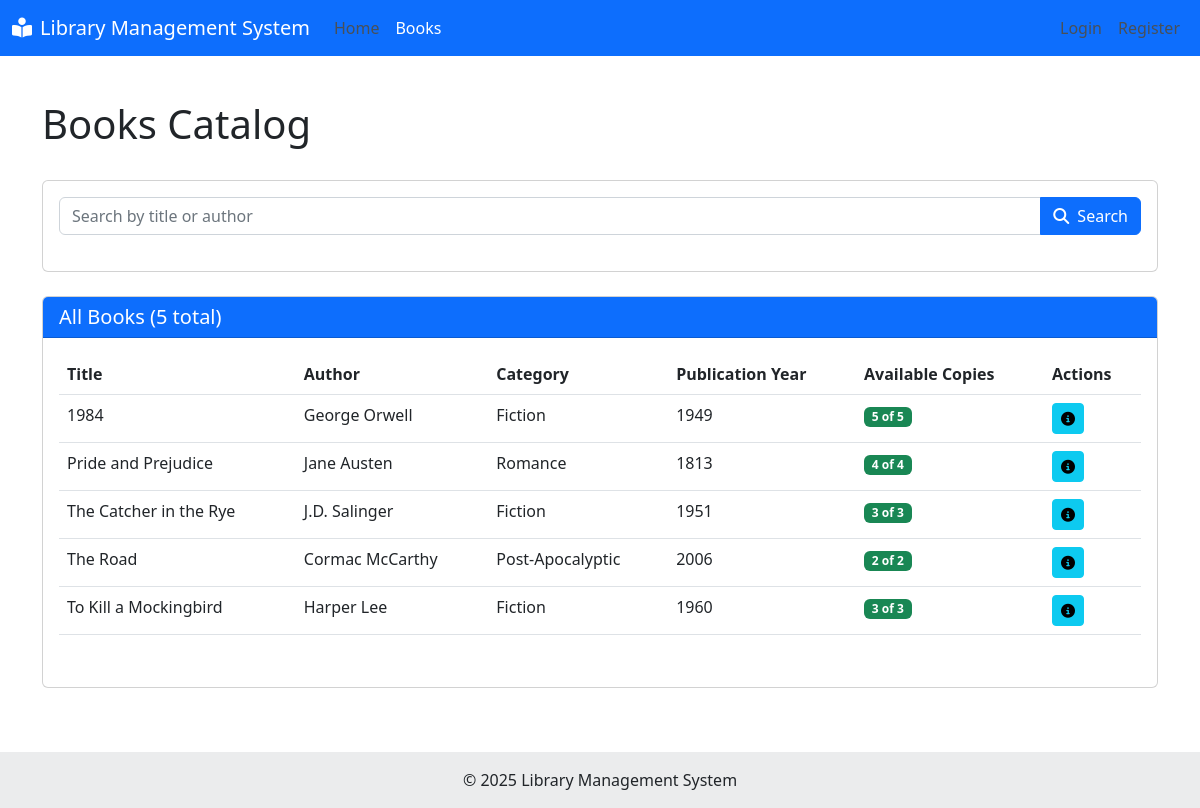
The page /books.php on the database its author committed.
### tables this page shows
CREATE TABLE books (
    id INT AUTO_INCREMENT PRIMARY KEY,
    isbn VARCHAR(20) NOT NULL UNIQUE,
    title VARCHAR(255) NOT NULL,
    author VARCHAR(100) NOT NULL,
    category VARCHAR(50),
    publication_year INT,
    publisher VARCHAR(100),
    total_copies INT NOT NULL DEFAULT 1,
    available_copies INT NOT NULL DEFAULT 1,
    created_at TIMESTAMP DEFAULT CURRENT_TIMESTAMP
);

### includes/auth.php (called while the page is built, shortened)
<?php
class Auth {
    public function isLoggedIn() {
        return isset($_SESSION['user_id']);
    }
}

### models/Book.php (called while the page is built, shortened)
<?php
class Book {
    private $conn;
    private $table_name = "books";
    public function __construct($db) {
        $this->conn = $db;
    }
    public function readAll($page = 1, $records_per_page = 10) {
        $offset = ($page - 1) * $records_per_page;
        $query = "SELECT * FROM " . $this->table_name . " ORDER BY title LIMIT :limit OFFSET :offset";
        $stmt = $this->conn->prepare($query);
        $stmt->bindParam(':limit', $records_per_page, PDO::PARAM_INT);
        $stmt->bindParam(':offset', $offset, PDO::PARAM_INT);
        $stmt->execute();
        return $stmt;
    }
    public function countAll() {
        $query = "SELECT COUNT(*) as total_books FROM " . $this->table_name;
        $stmt = $this->conn->prepare($query);
        $stmt->execute();
        $row = $stmt->fetch(PDO::FETCH_ASSOC);
        return $row['total_books'];
    }
}

### books.php (the view, shortened to what this page needs)
<?php
include_once 'includes/header.php';
require_once 'models/Book.php';
$database = new Database();
$db = $database->getConnection();
$book = new Book($db);
$page = isset($_GET['page']) ? (int)$_GET['page'] : 1;
$records_per_page = 10;
$search = isset($_GET['search']) ? trim($_GET['search']) : '';
if (!empty($search)) {
    $stmt = $book->search($search);
    $total_rows = $stmt->rowCount();
} else {
    $stmt = $book->readAll($page, $records_per_page);
    $total_rows = $book->countAll();
}
?>
<div class="container mt-4">
    <div class="d-flex justify-content-between align-items-center mb-4">
        <h1>Books Catalog</h1>
    </div>
    <div class="card mb-4">
        <div class="card-body">
            <form action="books.php" method="GET" class="search-form">
                <div class="input-group">
                    <input type="text" class="form-control" name="search" placeholder="Search by title or author" value="<?php echo htmlspecialchars($search); ?>">
                    <button class="btn btn-primary" type="submit">
                        <i class="fas fa-search me-2"></i>Search
                    </button>
                </div>
            </form>
        </div>
    </div>
    <?php if($stmt->rowCount() > 0): ?>
    <div class="card">
        <div class="card-header bg-primary text-white">
            <?php if(!empty($search)): ?>
            <h5 class="mb-0">Search Results for: "<?php echo htmlspecialchars($search); ?>" (<?php echo $total_rows; ?> results found)</h5>
            <?php else: ?>
            <h5 class="mb-0">All Books (<?php echo $total_rows; ?> total)</h5>
            <?php endif; ?>
        </div>
        <div class="card-body">
            <div class="table-responsive">
                <table class="table table-hover">
                    <thead>
                        <tr>
                            <th>Title</th>
                            <th>Author</th>
                            <th>Category</th>
                            <th>Publication Year</th>
                            <th>Available Copies</th>
                            <th>Actions</th>
                        </tr>
                    </thead>
                    <tbody>
                        <?php while ($row = $stmt->fetch(PDO::FETCH_ASSOC)): ?>
                        <tr>
                            <td><?php echo htmlspecialchars($row['title']); ?></td>
                            <td><?php echo htmlspecialchars($row['author']); ?></td>
                            <td><?php echo htmlspecialchars($row['category']); ?></td>
                            <td><?php echo htmlspecialchars($row['publication_year']); ?></td>
                            <td>
                                <?php if($row['available_copies'] > 0): ?>
                                <span class="badge bg-success"><?php echo $row['available_copies']; ?> of <?php echo $row['total_copies']; ?></span>
                                <?php else: ?>
                                <span class="badge bg-danger">Not Available</span>
                                <?php endif; ?>
                            </td>
                            <td>
                                <a href="book_detail.php?id=<?php echo $row['id']; ?>" class="btn btn-sm btn-info">
                                    <i class="fas fa-info-circle"></i>
                                </a>
                            </td>
                        </tr>
                        <?php endwhile; ?>
                    </tbody>
                </table>
            </div>
        </div>
    </div>
    <?php endif; ?>
</div>
<?php
include_once 'includes/footer.php';
?>

### includes/header.php (shortened to what this page needs)
<?php
require_once 'includes/auth.php';
$database = new Database();
$db = $database->getConnection();
$auth = new Auth($db);
?><!DOCTYPE html>
<html lang="en">
<head>
    <link href="https://cdn.jsdelivr.net/npm/bootstrap@5.2.3/dist/css/bootstrap.min.css" rel="stylesheet">
    <link rel="stylesheet" href="https://cdnjs.cloudflare.com/ajax/libs/font-awesome/6.2.1/css/all.min.css">
</head>
<body>
    <nav class="navbar navbar-expand-lg navbar-dark bg-primary">
        <div class="container-fluid">
            <a class="navbar-brand" href="index.php">
                <i class="fas fa-book-reader me-2"></i>Library Management System
            </a>
            <div class="collapse navbar-collapse" id="navbarNav">
                <ul class="navbar-nav me-auto">
                    <li class="nav-item">
                        <a class="nav-link" href="index.php">Home</a>
                    </li>
                    <li class="nav-item">
                        <a class="nav-link" href="books.php">Books</a>
                    </li>
                </ul>
                <ul class="navbar-nav">
                    <?php if ($auth->isLoggedIn()): ?>
                    <li class="nav-item dropdown">
                        <a class="nav-link dropdown-toggle" href="#" id="navbarDropdown" role="button" data-bs-toggle="dropdown">
                            <i class="fas fa-user me-2"></i><?php echo $_SESSION['username']; ?>
                        </a>
                        <ul class="dropdown-menu dropdown-menu-end">
                            <li><a class="dropdown-item" href="profile.php">Profile</a></li>
                            <?php if ($auth->isAdmin()): ?>
                            <li><a class="dropdown-item" href="admin.php">Admin Panel</a></li>
                            <?php endif; ?>
                            <li><hr class="dropdown-divider"></li>
                            <li><a class="dropdown-item" href="logout.php">Logout</a></li>
                        </ul>
                    </li>
                    <?php else: ?>
                    <li class="nav-item">
                        <a class="nav-link" href="login.php">Login</a>
                    </li>
                    <li class="nav-item">
                        <a class="nav-link" href="register.php">Register</a>
                    </li>
                    <?php endif; ?>
                </ul>
            </div>
        </div>
    </nav>
    <div class="container-fluid">
        <div class="row">
            <?php if ($auth->isLoggedIn()): ?>
            <div class="col-md-3 col-lg-2 d-md-block sidebar collapse">
                <div class="position-sticky pt-3">
                    <ul class="nav flex-column">
                        <li class="nav-item">
                            <a class="nav-link" href="index.php">
                                <i class="fas fa-home me-2"></i>Dashboard
                            </a>
                        </li>
                        <li class="nav-item">
                            <a class="nav-link" href="books.php">
                                <i class="fas fa-book me-2"></i>Browse Books
                            </a>
                        </li>
                        <?php if ($auth->isLibrarian()): ?>
                        <li class="nav-item">
                            <a class="nav-link" href="books_manage.php">
                                <i class="fas fa-edit me-2"></i>Manage Books
                            </a>
                        </li>
                        <li class="nav-item">
                            <a class="nav-link" href="members.php">
                                <i class="fas fa-users me-2"></i>Members
                            </a>
                        </li>
                        <li class="nav-item">
                            <a class="nav-link" href="loans.php">
                                <i class="fas fa-exchange-alt me-2"></i>Loans
                            </a>
                        </li>
                        <li class="nav-item">
                            <a class="nav-link" href="reports.php">
                                <i class="fas fa-chart-bar me-2"></i>Reports
                            </a>
                        </li>
                        <?php endif; ?>
                        <?php if ($auth->isAdmin()): ?>
                        <li class="nav-item">
                            <a class="nav-link" href="admin.php">
                                <i class="fas fa-cog me-2"></i>System Settings
                            </a>
                        </li>
                        <?php endif; ?>
                        <li class="nav-item">
                            <a class="nav-link" href="profile.php">
                                <i class="fas fa-user-circle me-2"></i>My Profile
                            </a>
                        </li>
                        <li class="nav-item">
                            <a class="nav-link" href="logout.php">
                                <i class="fas fa-sign-out-alt me-2"></i>Logout
                            </a>
                        </li>
                    </ul>
                </div>
            </div>
            <main class="col-md-9 ms-sm-auto col-lg-10 px-md-4 content">
            <?php else: ?>
            <main class="col-12 content">
            <?php endif; ?>

### includes/footer.php (shortened to what this page needs)
</main>
        </div>
    </div>
    <footer class="bg-light text-center text-lg-start mt-4">
        <div class="text-center p-3" style="background-color: rgba(0, 0, 0, 0.05);">
            &copy; <?php echo date("Y"); ?> Library Management System
        </div>
    </footer>
</body>
</html>

### includes/header.php (style rules this page uses)
.content { padding: 20px; }
.nav-link { color: #495057; }
.nav-link.active { background-color: #0d6efd; color: white; }
.card { margin-bottom: 20px; }
.table-responsive { margin-bottom: 20px; }
.search-form { margin-bottom: 20px; }

### rows shown on the page
books: title "1984", author "George Orwell", category "Fiction", publication_year "1949", available_copies "5", total_copies "5"
books: title "Pride and Prejudice", author "Jane Austen", category "Romance", publication_year "1813", available_copies "4", total_copies "4"
books: title "The Catcher in the Rye", author "J.D. Salinger", category "Fiction", publication_year "1951", available_copies "3", total_copies "3"
books: title "The Road", author "Cormac McCarthy", category "Post-Apocalyptic", publication_year "2006", available_copies "2", total_copies "2"
books: title "To Kill a Mockingbird", author "Harper Lee", category "Fiction", publication_year "1960", available_copies "3", total_copies "3"

### other values the page prints
$total_rows "5"
